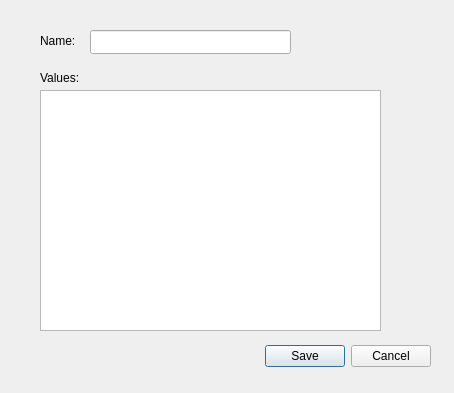
<?xml version="1.0" encoding="UTF-8"?>
<ui version="4.0">
 <class>EnumEditDialog</class>
 <widget class="QDialog" name="EnumEditDialog">
  <property name="geometry">
   <rect>
    <x>0</x>
    <y>0</y>
    <width>454</width>
    <height>393</height>
   </rect>
  </property>
  <property name="windowTitle">
   <string>Dialog</string>
  </property>
  <widget class="QDialogButtonBox" name="buttonBox">
   <property name="geometry">
    <rect>
     <x>90</x>
     <y>340</y>
     <width>341</width>
     <height>32</height>
    </rect>
   </property>
   <property name="orientation">
    <enum>Qt::Orientation::Horizontal</enum>
   </property>
   <property name="standardButtons">
    <set>QDialogButtonBox::StandardButton::Cancel|QDialogButtonBox::StandardButton::Save</set>
   </property>
  </widget>
  <widget class="QLabel" name="label">
   <property name="geometry">
    <rect>
     <x>40</x>
     <y>30</y>
     <width>61</width>
     <height>21</height>
    </rect>
   </property>
   <property name="text">
    <string>Name:</string>
   </property>
  </widget>
  <widget class="QLineEdit" name="nameLineEdit">
   <property name="geometry">
    <rect>
     <x>90</x>
     <y>30</y>
     <width>201</width>
     <height>24</height>
    </rect>
   </property>
  </widget>
  <widget class="QTableWidget" name="enumElementsTable">
   <property name="geometry">
    <rect>
     <x>40</x>
     <y>90</y>
     <width>341</width>
     <height>241</height>
    </rect>
   </property>
   <property name="columnCount">
    <number>1</number>
   </property>
   <attribute name="horizontalHeaderVisible">
    <bool>false</bool>
   </attribute>
   <attribute name="horizontalHeaderHighlightSections">
    <bool>false</bool>
   </attribute>
   <attribute name="verticalHeaderVisible">
    <bool>false</bool>
   </attribute>
   <attribute name="verticalHeaderHighlightSections">
    <bool>false</bool>
   </attribute>
   <column/>
  </widget>
  <widget class="QLabel" name="label_2">
   <property name="geometry">
    <rect>
     <x>40</x>
     <y>70</y>
     <width>49</width>
     <height>16</height>
    </rect>
   </property>
   <property name="text">
    <string>Values:</string>
   </property>
  </widget>
 </widget>
 <resources/>
 <connections>
  <connection>
   <sender>buttonBox</sender>
   <signal>accepted()</signal>
   <receiver>EnumEditDialog</receiver>
   <slot>accept()</slot>
   <hints>
    <hint type="sourcelabel">
     <x>248</x>
     <y>254</y>
    </hint>
    <hint type="destinationlabel">
     <x>157</x>
     <y>274</y>
    </hint>
   </hints>
  </connection>
  <connection>
   <sender>buttonBox</sender>
   <signal>rejected()</signal>
   <receiver>EnumEditDialog</receiver>
   <slot>reject()</slot>
   <hints>
    <hint type="sourcelabel">
     <x>316</x>
     <y>260</y>
    </hint>
    <hint type="destinationlabel">
     <x>286</x>
     <y>274</y>
    </hint>
   </hints>
  </connection>
 </connections>
</ui>
